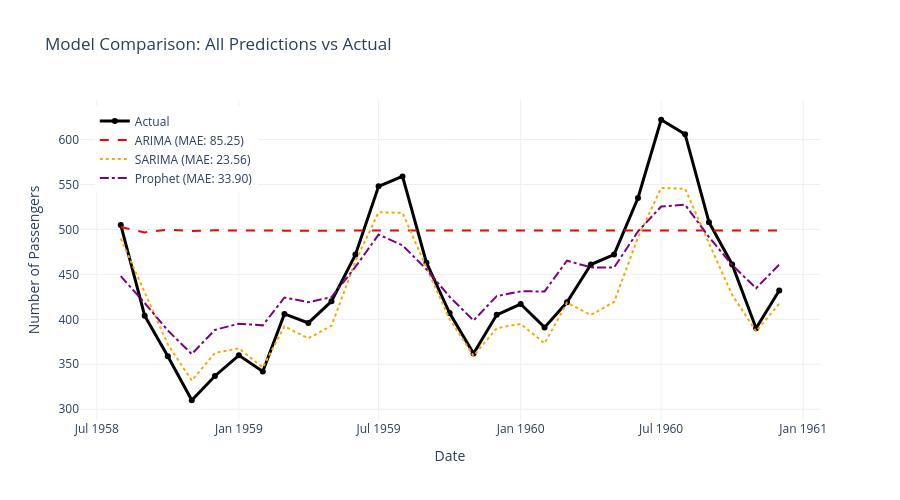

The notebook cell saved with this chart:
### Code cell
# Visualize all predictions together
fig = go.Figure()

# Actual test data (thicker line for emphasis)
fig.add_trace(go.Scatter(
    x=test.index,
    y=test['Passengers'],
    mode='lines+markers',
    name='Actual',
    line=dict(color='black', width=3),
    marker=dict(size=6)
))

# ARIMA predictions
fig.add_trace(go.Scatter(
    x=test.index,
    y=arima_predictions,
    mode='lines',
    name=f'ARIMA (MAE: {arima_mae:.2f})',
    line=dict(color='red', width=2, dash='dash')
))

# SARIMA predictions
fig.add_trace(go.Scatter(
    x=test.index,
    y=sarima_predictions,
    mode='lines',
    name=f'SARIMA (MAE: {sarima_mae:.2f})',
    line=dict(color='orange', width=2, dash='dot')
))

# Prophet predictions
fig.add_trace(go.Scatter(
    x=test.index,
    y=prophet_predictions,
    mode='lines',
    name=f'Prophet (MAE: {prophet_mae:.2f})',
    line=dict(color='purple', width=2, dash='dashdot')
))

fig.update_layout(
    title='Model Comparison: All Predictions vs Actual',
    xaxis_title='Date',
    yaxis_title='Number of Passengers',
    hovermode='x unified',
    template='plotly_white',
    height=500,
    legend=dict(x=0.02, y=0.98)
)

fig.show()
